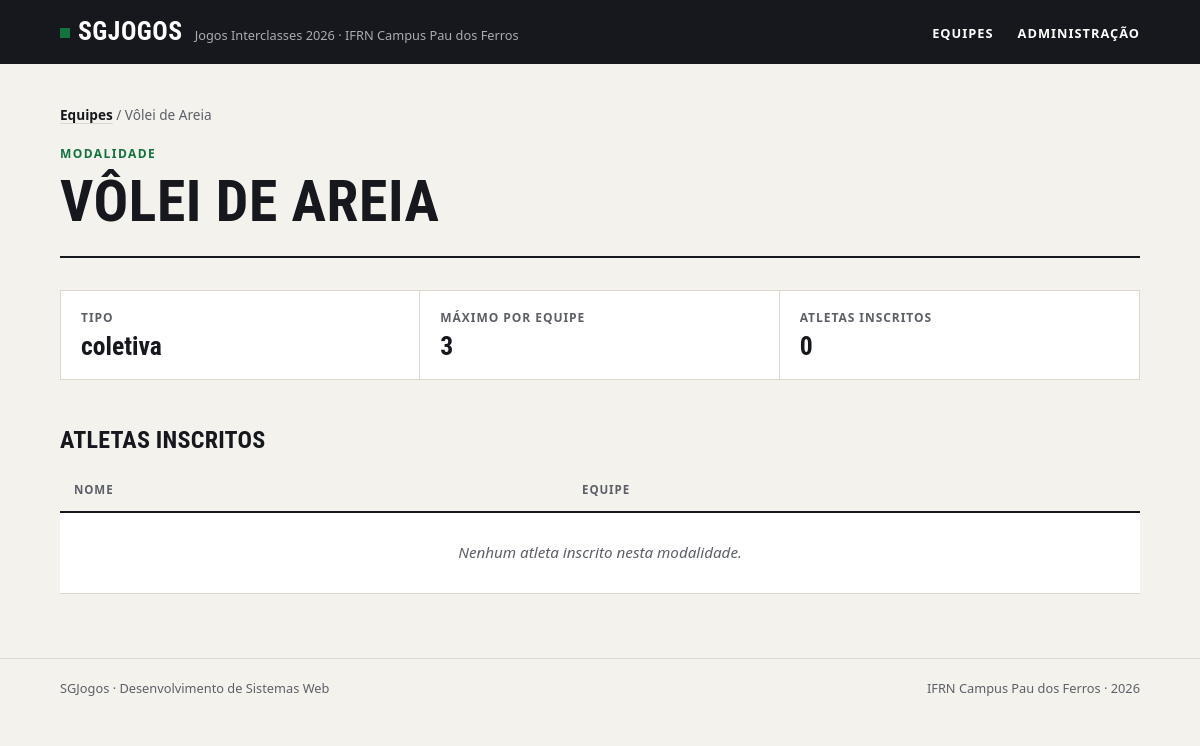
Screenshot of /modalidade/3 with the database file from the repository.
### jogos/models.py (models this page shows, shortened)
class Modalidade(models.Model):
    ESCOLHA_TIPO = {
    "coletiva": "coletiva",
    "individual": "individual"
    }
    nome = models.CharField(max_length=100, unique=True)
    tipo = models.CharField(max_length=12, choices=ESCOLHA_TIPO)
    max_atletas = models.PositiveIntegerField()
    class Meta:
        verbose_name = "Modalidade"
        verbose_name_plural = "Modalidades"
        ordering = ['nome']

### jogos/views.py (the view)
# urls.py: path('modalidade/<int:id>', views.modalidade, name="modalidade")
def modalidade(request, id):
    modalidade = get_object_or_404(Modalidade, pk=id)
    context = {
        "modalidade": modalidade
    }
    return render(request, 'jogos/modalidade.html', context)

### jogos/templates/jogos/modalidade.html (shortened to what this page needs)
{% extends 'base.html' %}
{% block content %}
    <main class="conteudo">
        <nav class="trilha"><a href="{% url 'index' %}">Equipes</a> / {{modalidade.nome}}</nav>
        <header class="topo">
            <span class="sobretitulo">Modalidade</span>
            <h1>{{modalidade.nome}}</h1>
        </header>
        <dl class="numeros">
            <div>
                <dt>Tipo</dt>
                <dd>{{modalidade.tipo}}</dd>
            </div>
            <div>
                <dt>Máximo por equipe</dt>
                <dd>{{modalidade.max_atletas}}</dd>
            </div>
            <div>
                <dt>Atletas inscritos</dt>
                <dd>{{modalidade.atleta.count}}</dd>
            </div>
        </dl>
        <h2>Atletas inscritos</h2>
        <div class="tabela">
            <table>
                <thead>
                    <tr>
                        <th>Nome</th>
                        <th>Equipe</th>
                    </tr>
                </thead>
                <tbody>
                    {% for atleta in modalidade.atleta.all %}
                        <tr>
                            <td>{{atleta.nome}}</td>
                            <td>
                                <a href="{% url 'equipe' atleta.equipe.id %}">{{atleta.equipe}}</a>
                            </td>
                        </tr>
                    {% empty %}
                        <tr><td class="vazio" colspan="2">Nenhum atleta inscrito nesta modalidade.</td></tr>
                    {% endfor %}
                </tbody>
            </table>
        </div>
    </main>
{% endblock %}

### jogos/static/css/style.css (style rules this page uses)
:root { --papel: #f4f2ed; --branco: #ffffff; --tinta: #16181d; --tinta-suave: #5c5f67; --linha: #dcd8ce; --verde: #12733f; --verde-claro: #e2efe6; --fonte-texto: system-ui, -apple-system, "Segoe UI", Roboto, Ubuntu, "Helvetica Neue", Arial, sans-serif; --fonte-titulo: "Bahnschrift SemiCondensed", "Bahnschrift", "Avenir Next Condensed", "Roboto Condensed", "Ubuntu Condensed", "Arial Narrow", var(--fonte-texto); }
*, *::before, *::after { box-sizing: border-box; }
* { margin: 0; padding: 0; }
body { min-height: 100vh; display: flex; flex-direction: column; background: var(--papel); color: var(--tinta); font-family: var(--fonte-texto); font-size: 1rem; line-height: 1.55; -webkit-font-smoothing: antialiased; }
a { color: inherit; }
h1, h2, h3 { font-family: var(--fonte-titulo); font-stretch: condensed; font-weight: 700; line-height: 1.05; text-transform: uppercase; letter-spacing: 0.01em; }
.conteudo { width: 100%; max-width: 1120px; margin: 0 auto; padding: 0 20px; }
main.conteudo { flex: 1; padding-top: 40px; padding-bottom: 64px; }
.topo { padding-bottom: 24px; margin-bottom: 32px; border-bottom: 2px solid var(--tinta); }
.sobretitulo { display: block; margin-bottom: 8px; color: var(--verde); font-size: 0.75rem; font-weight: 700; letter-spacing: 0.12em; text-transform: uppercase; }
h1 { font-size: clamp(2.2rem, 6vw, 3.6rem); }
h2 { margin: 48px 0 16px; font-size: 1.5rem; }
.trilha { margin-bottom: 20px; color: var(--tinta-suave); font-size: 0.85rem; }
.trilha a { color: var(--tinta); font-weight: 600; text-decoration-color: var(--linha); text-underline-offset: 3px; }
.numeros { display: grid; grid-template-columns: repeat(auto-fit, minmax(180px, 1fr)); border: 1px solid var(--linha); background: var(--branco); }
.numeros div { padding: 18px 20px; border-right: 1px solid var(--linha); }
.numeros div:last-child { border-right: none; }
.numeros dt { color: var(--tinta-suave); font-size: 0.75rem; font-weight: 700; letter-spacing: 0.08em; text-transform: uppercase; }
.numeros dd { margin-top: 4px; font-family: var(--fonte-titulo); font-stretch: condensed; font-size: 1.6rem; font-weight: 700; line-height: 1.15; font-variant-numeric: tabular-nums; overflow-wrap: anywhere; }
.tabela { overflow-x: auto; }
table { width: 100%; border-collapse: collapse; background: var(--branco); font-size: 0.95rem; font-variant-numeric: tabular-nums; }
th, td { padding: 12px 14px; border-bottom: 1px solid var(--linha); text-align: left; vertical-align: top; }
th { border-bottom: 2px solid var(--tinta); background: var(--papel); color: var(--tinta-suave); font-size: 0.72rem; font-weight: 700; letter-spacing: 0.08em; text-transform: uppercase; }
td.vazio { padding: 28px 14px; color: var(--tinta-suave); font-style: italic; text-align: center; }

### rows the page displays
Modalidade: nome "Vôlei de Areia", nome "VÔLEI DE AREIA", tipo "coletiva", max_atletas "3", atleta.count "0"
